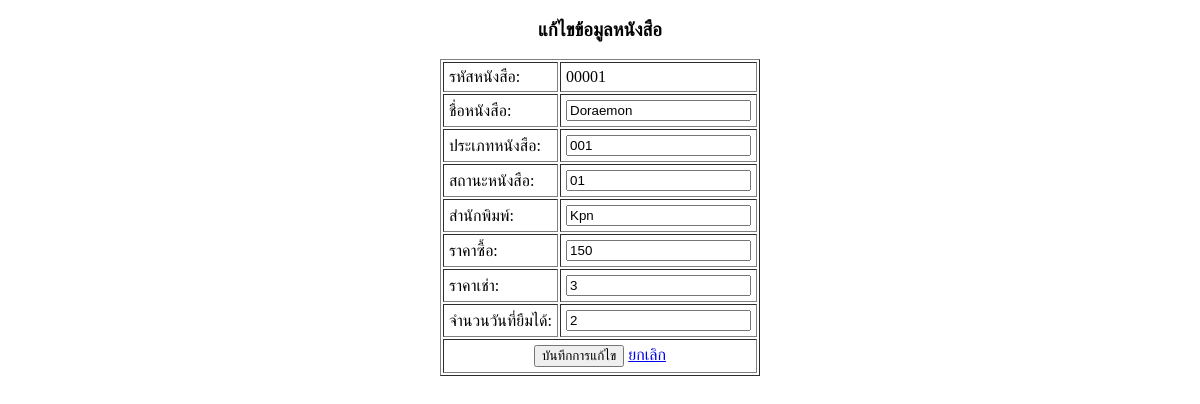
Before: /bookUpdate1.php?bookId=00001 with the older database file.
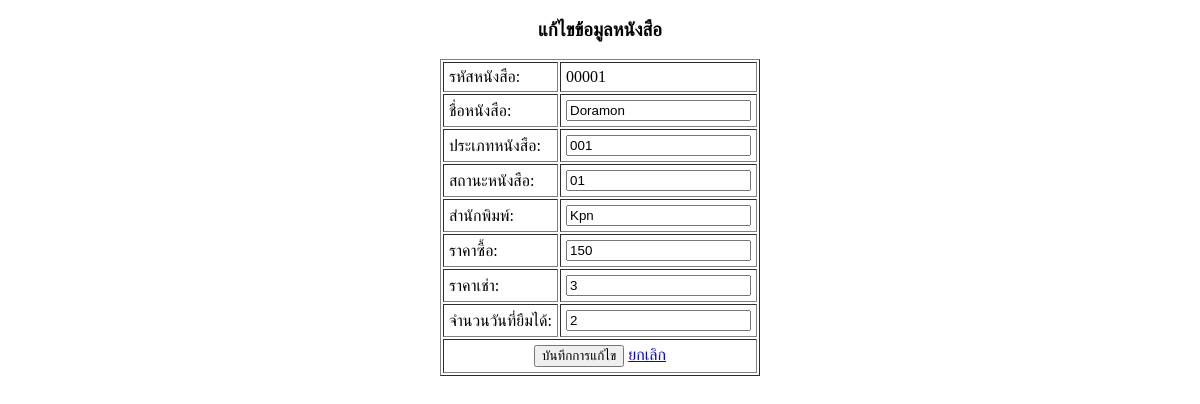
After: the same page with the newer database file.
### tables this page shows
CREATE TABLE `book` (
  `BookID` varchar(5) NOT NULL,
  `BookName` varchar(50) NOT NULL,
  `TypeID` char(3) NOT NULL,
  `StatusID` char(2) NOT NULL,
  `Publish` varchar(20) DEFAULT NULL,
  `UnitPrice` int(4) NOT NULL,
  `UnitRent` int(2) NOT NULL,
  `DayAmount` int(2) DEFAULT NULL,
  `Picture` varchar(30) DEFAULT NULL,
  `BookDate` date NOT NULL
);

### bookUpdate1.php (the view, shortened to what this page needs)
<?php
$hostname = "localhost";
$username = "root";
$password = "";
$dbName = "bookStore";
$conn = mysqli_connect($hostname, $username, $password);
mysqli_select_db($conn, $dbName) or die("ไม่สามารถเลือกฐานข้อมูล bookStore ได้");
mysqli_query($conn, "set character_set_connection=utf8mb4");
mysqli_query($conn, "set character_set_client=utf8mb4");
mysqli_query($conn, "set character_set_results=utf8mb4");
$bookId = $_REQUEST['bookId'];
$sql = "SELECT * FROM book WHERE BookID = $bookId";
$result = mysqli_query($conn, $sql);
$data = mysqli_fetch_array($result);
?>
<!DOCTYPE html>
<html lang="th">
<head>
</head>
<body>
    <h3 align="center">แก้ไขข้อมูลหนังสือ</h3>
    <form method="post" action="">
        <table border="1" align="center" cellpadding="5">
            <tr>
                <td>รหัสหนังสือ:</td>
                <td><?php echo $data['BookID']; ?></td>
            </tr>
            <tr>
                <td>ชื่อหนังสือ:</td>
                <td><input type="text" name="bookName" value="<?php echo $data['BookName']; ?>" required></td>
            </tr>
            <tr>
                <td>ประเภทหนังสือ:</td>
                <td><input type="text" name="typeId" value="<?php echo $data['TypeID']; ?>" required></td>
            </tr>
            <tr>
                <td>สถานะหนังสือ:</td>
                <td><input type="text" name="statusId" value="<?php echo $data['StatusID']; ?>" required></td>
            </tr>
            <tr>
                <td>สำนักพิมพ์:</td>
                <td><input type="text" name="publish" value="<?php echo $data['Publish']; ?>" required></td>
            </tr>
            <tr>
                <td>ราคาซื้อ:</td>
                <td><input type="text" name="unitPrice" value="<?php echo $data['UnitPrice']; ?>" required></td>
            </tr>
            <tr>
                <td>ราคาเช่า:</td>
                <td><input type="text" name="unitRent" value="<?php echo $data['UnitRent']; ?>" required></td>
            </tr>
            <tr>
                <td>จำนวนวันที่ยืมได้:</td>
                <td><input type="text" name="dayAmount" value="<?php echo $data['DayAmount']; ?>" required></td>
            </tr>
            <tr>
                <td colspan="2" align="center">
                    <input type="submit" name="submit" value="บันทึกการแก้ไข">
                    <a href="bookList1.php">ยกเลิก</a>
                </td>
            </tr>
        </table>
    </form>
</body>
</html>

Changed rows visible on the page:
changed book "Kpn": bookName "Doraemon" → "Doramon"
